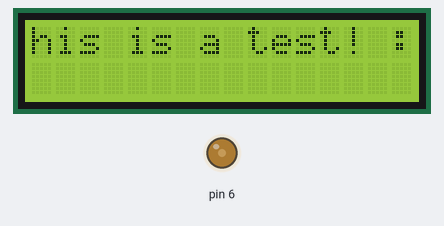
Bench run of a sketch on a simulated Arduino Uno, built with avr-gcc and run on an emulated ATmega328P. On the bench: 16×2 character LCD, output pins drawn as LEDs (lit = HIGH).

Above: at 0.16 s.
At 5.02 s:
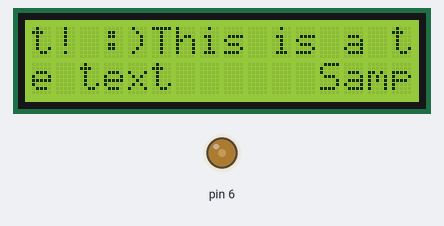
At 10.08 s:
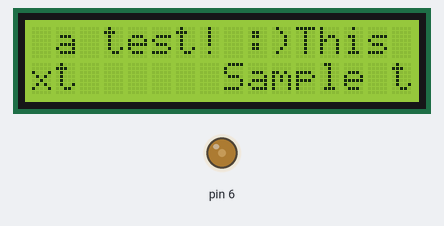
At 20.0 s:
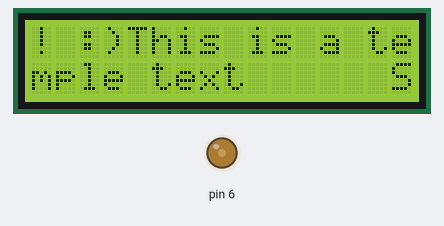
At 29.92 s:
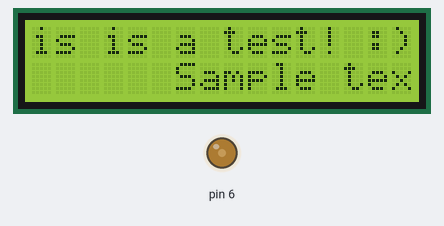
At 39.84 s:
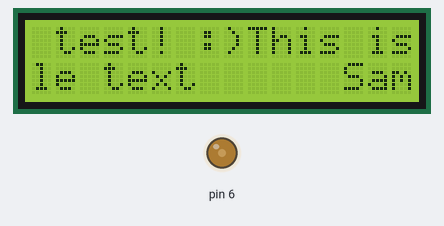

The sketch:

Scrolling_Display.ino
```cpp
/* Written by Brian Sun
 *  Date: July 22 2020
 *  This is a scrolling display code meant for the LCD1602 Module
 */

#define width 16

#include <LiquidCrystal.h>
#include <time.h>
int Contrast=75;
 LiquidCrystal lcd(12, 11, 5, 4, 3, 2);

void slide(char[], int);
void slideR(char[], int);
int messageLen(char[]);

// the messages to display, needs at least 16 characters
char message[] = {"This is a test! :)"};
char message2[] = {"Sample text      "};
int length = messageLen(message);
int length2 = messageLen(message2);

 void setup(){
    analogWrite(6,Contrast);
     lcd.begin(16, 2);
 }

 // the loop offsets the time when the top and bottom move, can easily change to make them in sync
 void loop(){
  while(int e = 1){
   slide(message, length);
   delay (200);
   slideR(message2, length2);
   delay(200);
   }
 }

 // slides whatever message to the left
 void slide(char message[], int length){
  char temp;
  lcd.setCursor(0,0);
  temp = message[0];
  for(int index = 1; index < length; index++){
    message[index-1] = message[index];
  }
  message[length-1] = temp;
  lcd.print(message);
 }

// slides whatever message to the right
 void slideR(char message[], int length){
  char temp;
  lcd.setCursor(0,1);
  temp = message[length-1];
  for(int index = length-1; index > 0; index-=1){
    message[index] = message[index-1];
  }
  message[0] = temp;
  lcd.print(message);
 }

// counts the amounts of characters of each message
 int messageLen(char message[]){
  int count;
  for(count = 0; message[count] != '\0'; count++);
  return count;
 }
```
